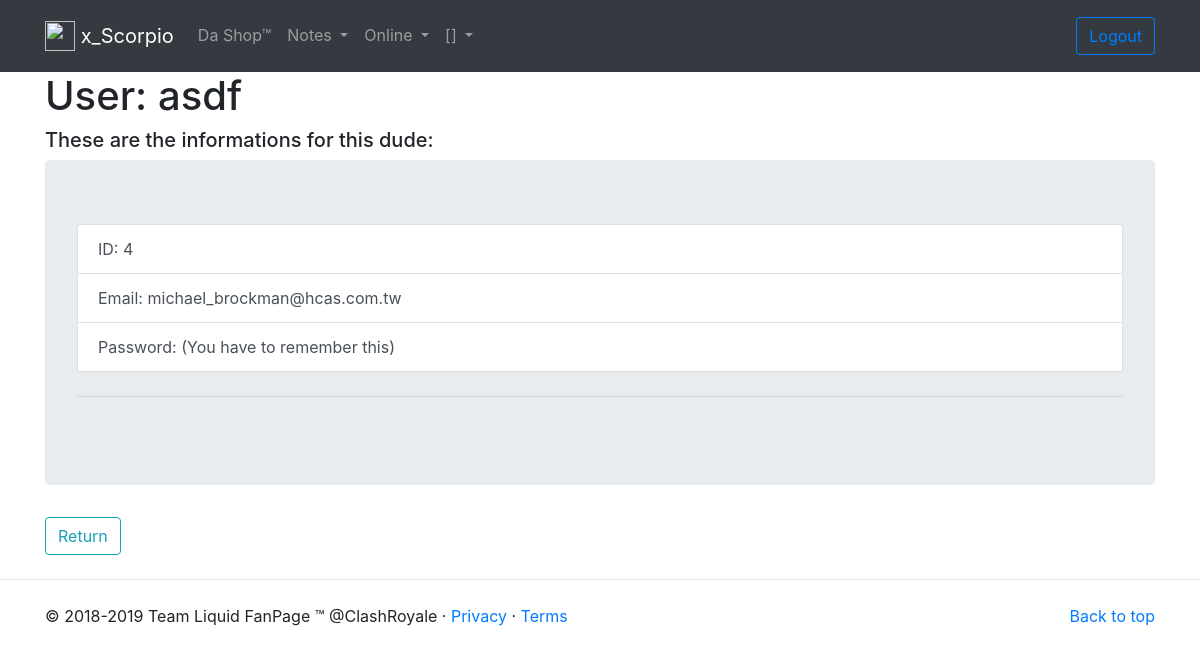
Page /user/4 on the committed database.
### tables this page shows
CREATE TABLE users (
            id INTEGER PRIMARY KEY,
            name TEXT NOT NULL,
            email REAL NOT NULL,
            password INTEGER NOT NULL
        );

### shop.py (the view)
@app.route("/user/<id>")
def usr(id):
    uid = session.get('user_id')
    with pdms.connect_db() as conn:
        data = pdms.get_user(conn, uid)
        if uid:
            global idx, name
            idx = data[0]
            name = data[1]
        else:
            idx = '[]'
            name = '[]'
        u = pdms.get_user(conn, id)
        if not u:
            abort(404)
        return render_template("user.html", user=u, name=name, id=idx, title="#LetsGoLiquid")

### pdms.py (called while the page is built)
def connect_db():
    return sqlite3.connect(DB_NAME)

def get_user(conn, id):
    c = conn.cursor()
    sql = """
        SELECT id, name, email, password FROM users WHERE id = ?
    """
    c.execute(sql, (id,))
    return c.fetchone()

### templates/user.html
{% extends "base.html" %}
{% block body_block %}
<div class="container">
  <h1>User: {{user[1]}}</h1>
  <h5>These are the informations for this dude:</h5>
  <div class="jumbotron">
    <ul class="list-group">
      <li class="list-group-item list-group-item-action">ID: {{user[0]}}</li>
      <li class="list-group-item list-group-item-action">Email: {{user[2]}}</li>
      <li class="list-group-item list-group-item-action">Password: (You have to remember this)</li>
    </ul>
    <hr class="my-4">
  </div>
  <form action="/">
    <p><button type="submit" class="btn btn-outline-info">Return</button></p>
  </form>
</div>
{% endblock %}

### static/css/Navbar.css (style rules this page uses)
body { padding-top: 4.5rem; }

### rows in the picture
users: name "asdf", id "4", email "michael_brockman@hcas.com.tw"

### other values in the picture
{{ name }} "[]"
